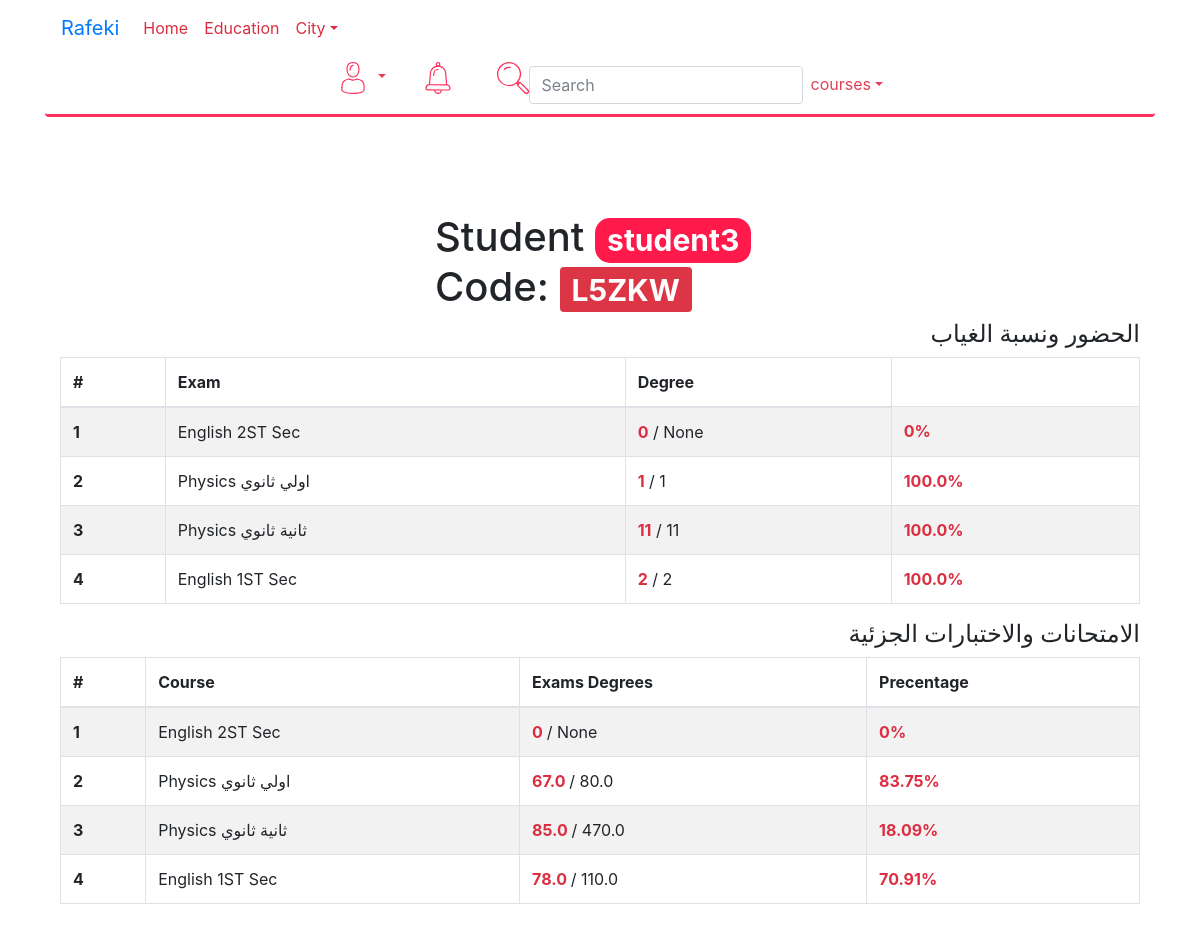
The page /st/L5ZKW/ (signed in) on the database its author committed.
### education/models.py (models this page shows, shortened)
class Student(models.Model):
    user = models.OneToOneField(User)
    study_at=models.CharField(max_length=70, null=True, blank=True)
    code = models.CharField(db_index=True, max_length=5, null=False, primary_key=True, default=id_generator)

class Course(models.Model):
    years=(
        ('a', 'اولي اعدادي'),
        ('b', 'ثانية اعدادي'),
        ('c', 'ثالتة اعدادي'),
        ('d', 'اولي ثانوي'),
        ('e', 'ثانية ثانوي'),
        ('f', 'ثالثة ثانوي'),
        ('g', 'اخري'),
    )
    name=models.CharField(max_length=50, null=False)
    photo = models.ImageField(blank=True)
    groups=models.TextField(null=True)
    school=models.ForeignKey(School)
    year=models.CharField(max_length=30,choices=years)
    student=models.ManyToManyField(Student , related_name='courses')
    def __str__(self):
        return self.name

### education/student_dashboard_views.py (the view)
# urls.py: url(r'^(?P<student_code>\w+)/$', student_views.StudentAllCoursesState.as_view(), name='student_all_courses_state'),
class StudentAllCoursesState(TemplateView):
    template_name = 'student_all_courses_state.html'
    def get_context_data(self, **kwargs):
        context=super().get_context_data(**kwargs)
        context['student']=student = get_object_or_404(Student, code=self.kwargs['student_code'])
        context['courses']=courses=Course.objects.filter(student=student)
        return context

### education/managers.py (called while the page is built)
    def for_student(self, student_pk):
        return self.filter(student__pk=student_pk)

    def for_course(self, course_pk):
        return self.filter(exam__course__pk=course_pk)

    def get_queryset(self):
        return ExamRecordsQuerySet(self.model, using=self._db)  # Important!

    def for_student(self, student_pk):
        return self.get_queryset().for_student(student_pk)

### education/templatetags/education_filters.py (called while the page is built)
@register.simple_tag
def precentage_calc(first, second):
	if  second==None:
		precentage=0
		first=0
	elif first== None:
		precentage=0
		second=0
	else:
		precentage=float("{0:.2f}".format(first/second*100))
	return precentage

@register.simple_tag
def student_attend_count(student, course):
	count=AttendanceRecord.objects.filter(course=course, student=student).count()
	return count

@register.simple_tag
def course_attend_max(course):
	maxcount=course.student.filter(
            attendances__course=course).annotate(
            num_attend=Count('attendances')).aggregate(max_count=Max('num_attend'))['max_count']
	return maxcount

@register.simple_tag
def student_course_exams_progress(student, course):
	total_exams=Exam.objects.filter(course=course).aggregate(
		max_degree=Sum('max_mark'))['max_degree']
	total_student=ExamRecord.objects.for_student(
		student.pk).for_course(course.pk).aggregate(
		student_degree=Sum('student_degree'))['student_degree']
	if total_student!=None:
		precentage=float("{0:.2f}".format(total_student/total_exams *100))
	else:
		precentage=0
		total_student=0
	return {
		'exams':total_exams,
	 	'student':total_student,
	 	'precentage':precentage
	}

### education/templates/student_all_courses_state.html
{% extends 'base.html'%}
{% load education_filters %}
{% block body%}
<div class="container">
	<div class="row ">
		<div class="col-4 mx-auto mt-5">
		<h1>Student <span class="badge badge-primary">{{ student.user.username }}</span>
			Code: <span class="badge badge-danger">{{ student.code }}</span></h1>
	</div>
	</div>
<div class="row">
<h4 class="ml-auto">الحضور ونسبة الغياب</h4>
<table class="table table-striped table-bordered table-hover">
  <thead>
    <tr>
      <th scope="col">#</th>
      <th scope="col">Exam</th>
      <th scope="col">Degree</th>
    </tr>
  </thead>
  <tbody>
  	{% for course in courses %}
    <tr>
      <th scope="row">{{ forloop.counter }}</th>
      <td>{{course.name}}</td>
      {% student_attend_count student course as attend_count %}
      {% course_attend_max course as attend_max %}
      <td><span class="font-weight-bold" style="color: #dd2d41">{{ attend_count }}</span> / {{attend_max}}</td>
      {% precentage_calc attend_count attend_max as precentage %}
      <td><span class="font-weight-bold" style="color: #dd2d41; "> {{ precentage }}% </span></td>
    </tr>
    {% endfor %}
  </tbody>
</table>
</div>
<div class="row">
<h4 class="ml-auto">الامتحانات والاختبارات الجزئية</h4>
	<table class="table table-striped table-bordered table-hover">
  <thead>
    <tr>
      <th scope="col">#</th>
      <th scope="col">Course</th>
      <th scope="col">Exams Degrees</th>
      <th scope="col">Precentage</th>
    </tr>
  </thead>
  <tbody>
  	{% for course in courses %}
    <tr>
      <th scope="row">{{ forloop.counter }}</th>
      <td>{{course.name}}</td>
      {% student_course_exams_progress student course as degrees %}
      <td><span class="font-weight-bold" style="color: #dd2d41">{{ degrees.student }} </span>/ {{ degrees.exams }}</td>
      {% precentage_calc degrees.student degrees.exams as precentage %}
      <td ><span  class="font-weight-bold" style="color: #dd2d41"> {{ precentage }}% </span></td>
    </tr>
    {% endfor %}
  </tbody>
</table>
</div>
{% endblock %}

### static/css/style.css (style rules this page uses)
.badge-primary { background-color: #ff1a4b; color: white; border-radius: 15px; }

### rows shown on the page
Student: user.username "student3", code "L5ZKW"
Course: name "English 2ST Sec", attend_count "0", attend_max "None", precentage "0", student "0", exams "None"
Course: name "Physics اولي ثانوي", attend_count "1", attend_max "1", precentage "100.0", student "67.0", exams "80.0", precentage "83.75"
Course: name "Physics ثانية ثانوي", attend_count "11", attend_max "11", precentage "100.0", student "85.0", exams "470.0", precentage "18.09"
Course: name "English 1ST Sec", attend_count "2", attend_max "2", precentage "100.0", student "78.0", exams "110.0", precentage "70.91"
